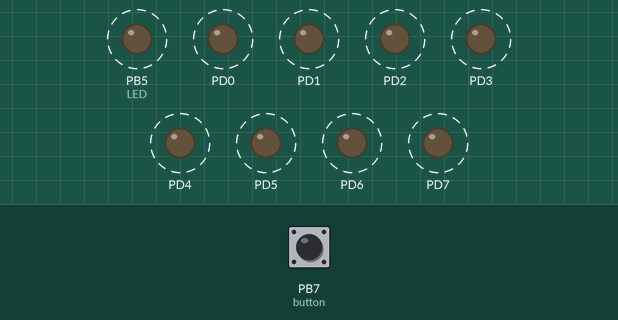
The program below on a simulated ATmega328P, built with avr-gcc and emulated at 16 MHz. Parts: output pins drawn as LEDs (lit = HIGH). Dashed ring = blinking. Inputs (shaded band) come from the test bench; at power-on: PB7 (button) HIGH.

Above: at 1.8 s.
1.9 s: PB7 (button) pulled LOW for 3.2 s
At 5.22 s:
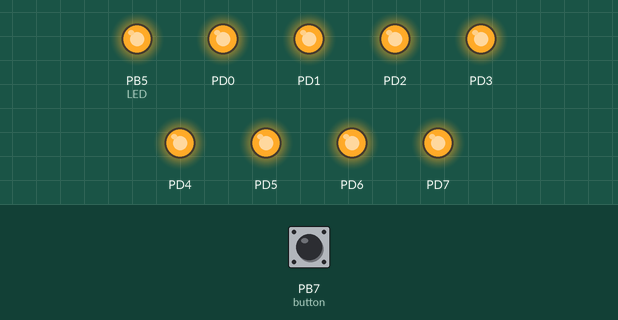
At 5.97 s:
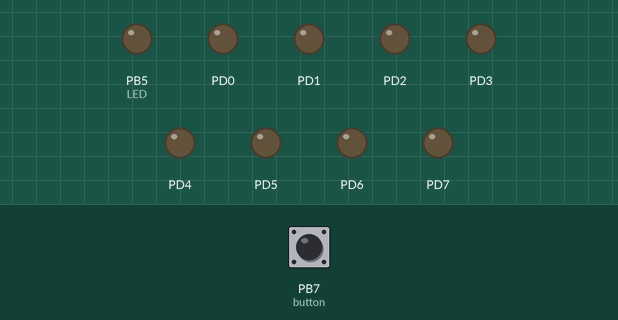
Timing chart, 0 to 12.6 s (numbered marks = the images above; inputs shaded):
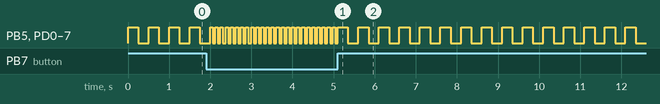

The program:

main.c
```c
/*
 * Lab2a_part1.c
 *
 * Created: 9/17/2016 1:32:09 PM
 * Author : Jay
 */

// This program will blink a single LED which is on-board at two different rates.
// Remember that a switch is connected to PD2 and PB7
// On-board LED is connected to PINB5.
// Little more done for fun and experimentation.

#define F_CPU 16000000UL
#include <avr/io.h>
#include <util/delay.h>

int main(void)
{
    DDRB |= 1<<DDB5;						// Set the fifth pin of DDRB as output.
	DDRD = 0b11111111;						// Set all of the bank D pins as output.

    while (1)
    {
		if(!(PINB & (1<<PINB7)))			// If the button is pressed, blink @ 8Hz
		{
			PORTB |= 1<<PORTB5;				// LED turns on.
			PORTD = 0b111111111;			// Turn on all of PORTD.
			_delay_ms(125/2);				// Wait 125 ms
			PORTB &= 0;						// LED turns off.
			PORTD &= 0;						// Turn off all of PORTD.
			_delay_ms(125/2);				// Wait 125 ms.
		}
		else
		{
			PORTB |= 1<<PORTB5;				// Turn the LED on.
			PORTD = 0b111111111;			// Turn on all of PORTD
			_delay_ms(250);					// Wait for 250 ms
			PORTB &= 0;						// Turn LED off.
			PORTD &= 0;						// Turn off PORTD
			_delay_ms(250);					// Wait another 250 ms.
		}

	 }
}
```
